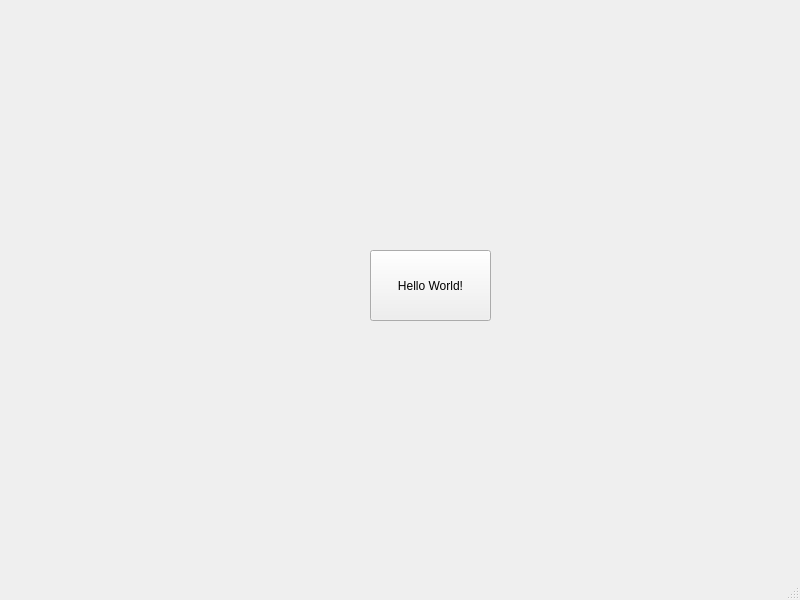
<?xml version="1.0" encoding="UTF-8"?>
<ui version="4.0">
 <class>MainWindow</class>
 <widget class="QMainWindow" name="MainWindow">
  <property name="geometry">
   <rect>
    <x>0</x>
    <y>0</y>
    <width>800</width>
    <height>600</height>
   </rect>
  </property>
  <property name="windowTitle">
   <string>MainWindow</string>
  </property>
  <widget class="QWidget" name="centralwidget">
   <widget class="QPushButton" name="pushButton">
    <property name="geometry">
     <rect>
      <x>370</x>
      <y>250</y>
      <width>121</width>
      <height>71</height>
     </rect>
    </property>
    <property name="text">
     <string>Hello World!</string>
    </property>
   </widget>
  </widget>
  <widget class="QMenuBar" name="menubar">
   <property name="geometry">
    <rect>
     <x>0</x>
     <y>0</y>
     <width>800</width>
     <height>23</height>
    </rect>
   </property>
  </widget>
  <widget class="QStatusBar" name="statusbar"/>
 </widget>
 <resources/>
 <connections/>
</ui>
